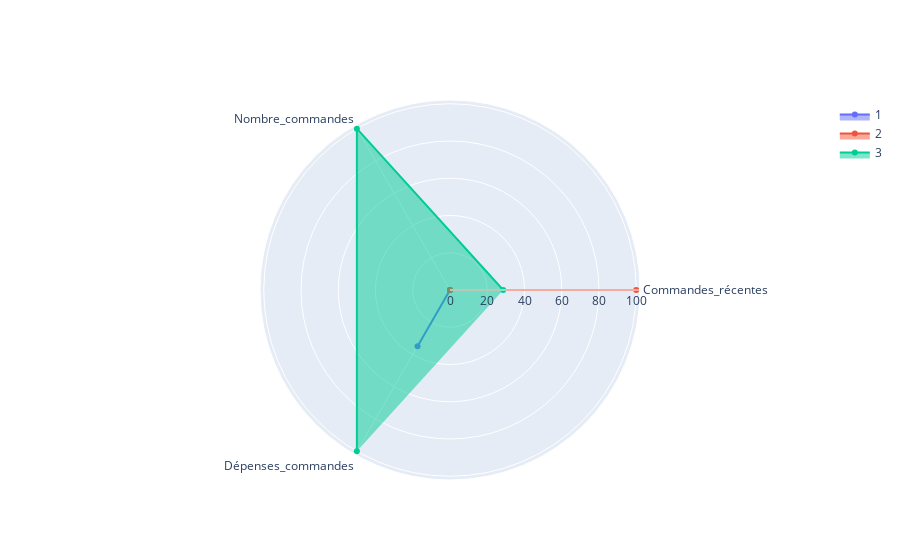

Write notebook code for a chart like this one.
### Code cell
# On affiche notre carte radar
radar_chart_3('Commandes_récentes', 'Nombre_commandes',
              'Dépenses_commandes', radar_3)

### Figure 1 — Plotly figure (JSON) as saved in the notebook; plotly's stock layout.template omitted (floating-point values rounded to 4 significant figures)
{"data": [{"fill": "toself", "name": "1", "r": [0, 0, 34.81], "theta": ["Commandes_récentes", "Nombre_commandes", "Dépenses_commandes"], "type": "scatterpolar"}, {"fill": "toself", "name": "2", "r": [100, 0, 0], "theta": ["Commandes_récentes", "Nombre_commandes", "Dépenses_commandes"], "type": "scatterpolar"}, {"fill": "toself", "name": "3", "r": [28.57, 100, 100], "theta": ["Commandes_récentes", "Nombre_commandes", "Dépenses_commandes"], "type": "scatterpolar"}], "layout": {}}
